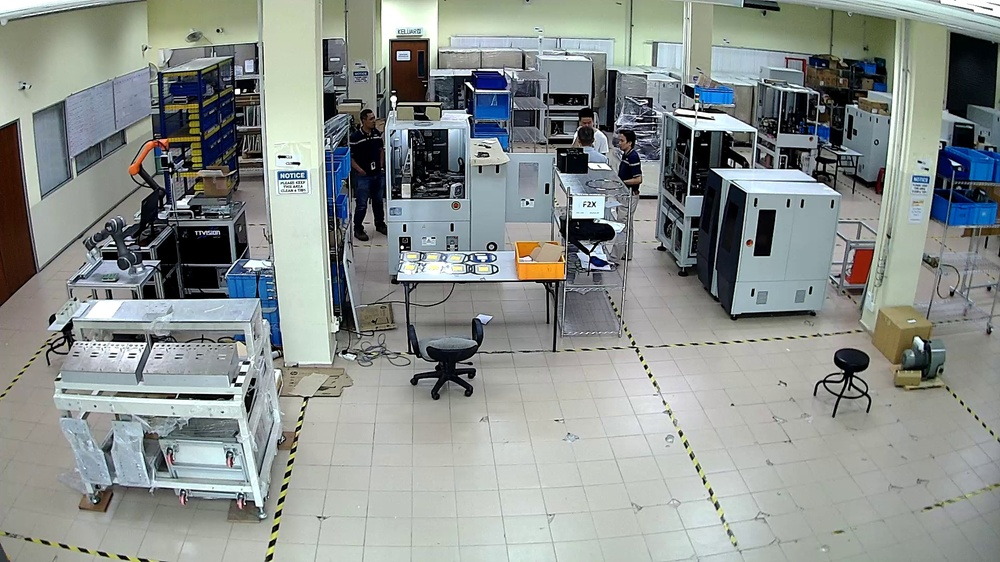
#> input picture dataset/Image.106.jpg, 1000 x 562 px, shrunk from 1920 x 1080 before the run, given in place of the camera
$ python Face_recognizer.py
#> lines starting #> are read from the running program, lines starting #| are printed output that depends on the picture
import cv2
import numpy as np
import sqlite3
import os
from PIL import Image

# Create database
conn = sqlite3.connect('database.db')
c = conn.cursor()
sql = """
DROP TABLE IF EXISTS users;
CREATE TABLE users (
           id integer unique primary key autoincrement,
           name text
);
"""

c.executescript(sql)
conn.commit()
conn.close()


# Record faces
conn = sqlite3.connect('database.db')

if not os.path.exists('./dataset'):
    os.makedirs('./dataset')

c = conn.cursor()
face_cascade = cv2.CascadeClassifier('haarcascade_frontalface_default.xml')
cap = cv2.VideoCapture(0)
uname = input("Enter your name: ")
#> the answer given: Image.106.jpg
c.execute('INSERT INTO users (name) VALUES (?)', (uname,))
uid = c.lastrowid
sampleNum = 0


while True:
  ret, img = cap.read()
#> img is the input picture: shape (562, 1000, 3); mean B, G, R 141.9, 144.9, 138.9
  gray = cv2.cvtColor(img, cv2.COLOR_BGR2GRAY)
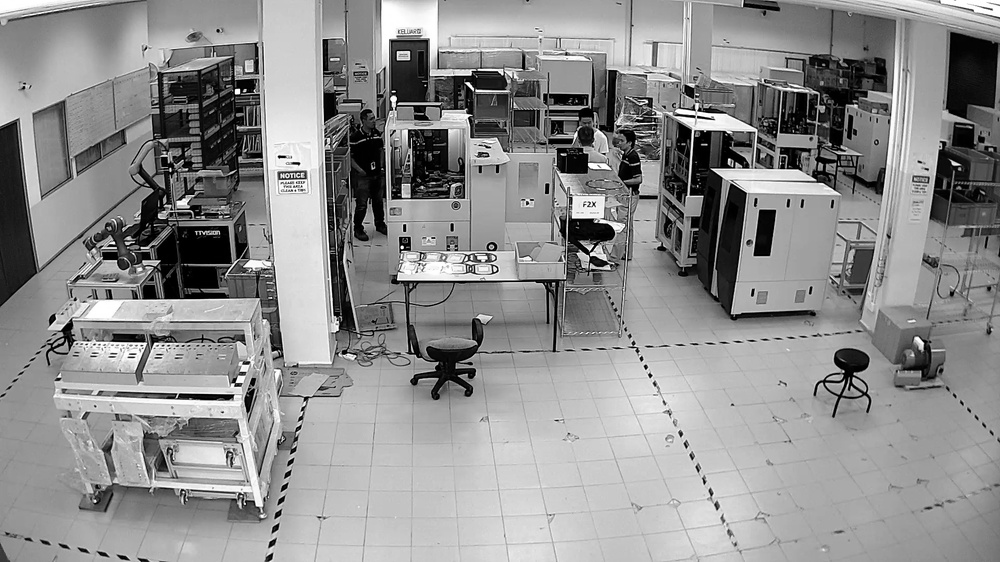
#> gray: shape (562, 1000); min 0, max 255, mean 142.8
  faces = face_cascade.detectMultiScale(gray, 1.3, 5)
#> faces = ()

  for (x,y,w,h) in faces:
    sampleNum = sampleNum+1
    cv2.imwrite("dataset/User."+str(uid)+"."+str(sampleNum)+".jpg",gray[y:y+h,x:x+w])
    cv2.rectangle(img, (x,y), (x+w, y+h), (255,0,0), 2)
    cv2.waitKey(100)
#> this loop made 0 passes
#> after the loop, sampleNum = 0

  cv2.imshow('img',img)
  cv2.waitKey(1)

  if sampleNum > 100:
    break

cap.release()
conn.commit()
conn.close()
cv2.destroyAllWindows()

# Train recognizer
recognizer = cv2.face_LBPHFaceRecognizer.create()
path = 'dataset'

if not os.path.exists('./recognizer'):
    os.makedirs('./recognizer')


def getImagesWithID(path):
  imagePaths = [os.path.join(path,f) for f in os.listdir(path)]
  faces = []
  IDs = []

  for imagePath in imagePaths:
    faceImg = Image.open(imagePath).convert('L')
    faceNp = np.array(faceImg,'uint8')
    ID = int(os.path.split(imagePath)[-1].split('.')[1])
    faces.append(faceNp)
    IDs.append(ID)
    cv2.imshow("training",faceNp)
    cv2.waitKey(10)
  return np.array(IDs), faces

Ids, faces = getImagesWithID(path)
recognizer.train(faces,Ids)
recognizer.save('recognizer/trainingData.yml')
cv2.destroyAllWindows()

# Detector
conn = sqlite3.connect('database.db')
c = conn.cursor()
fname = "recognizer/trainingData.yml"

if not os.path.isfile(fname):
  print("Please train the data first")
  exit(0)

face_cascade = cv2.CascadeClassifier('haarcascade_frontalface_default.xml')
cap = cv2.VideoCapture(0)
recognizer = cv2.face_LBPHFaceRecognizer.create()
recognizer.read(fname)


while True:
  ret, img = cap.read()
  gray = cv2.cvtColor(img, cv2.COLOR_BGR2GRAY)
  faces = face_cascade.detectMultiScale(gray, 1.3, 5)

  for (x,y,w,h) in faces:
    cv2.rectangle(img,(x,y),(x+w,y+h),(0,255,0),3)
    ids,conf = recognizer.predict(gray[y:y+h,x:x+w])
    c.execute("select name from users where id = (?);", (ids,))
    result = c.fetchall()
    name = result[0][0]

    if conf < 50:
      cv2.putText(img, name, (x+2,y+h-5), cv2.FONT_HERSHEY_SIMPLEX, 1, (150,255,0),2)
    else:
      cv2.putText(img, 'No Match', (x+2,y+h-5), cv2.FONT_HERSHEY_SIMPLEX, 1, (0,0,255),2)

  cv2.imshow('Face Recognizer',img)

  if cv2.waitKey(1) & 0xff == ord('q'):
    break


cap.release()
cv2.destroyAllWindows()

$ run again, on dataset/Image.107.jpg
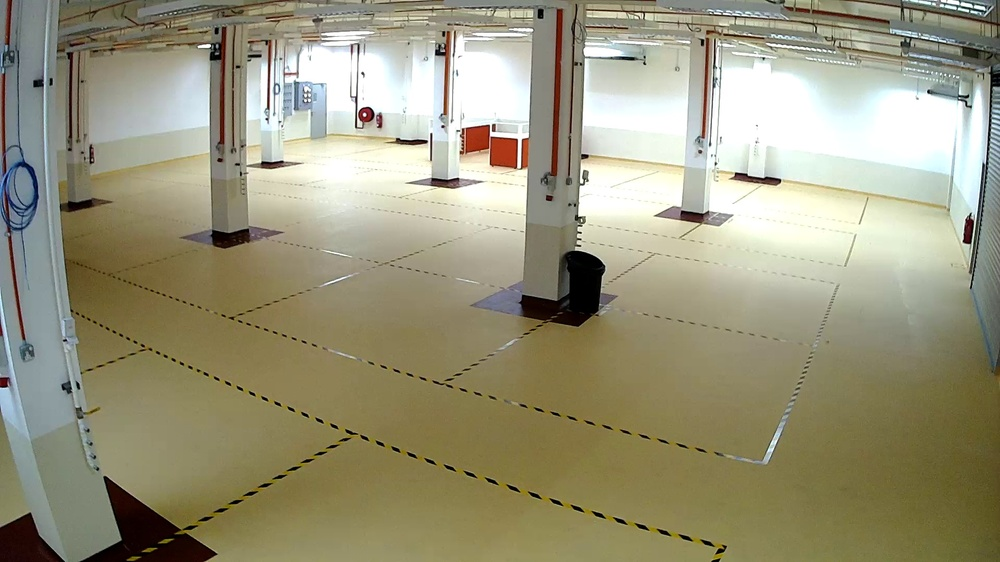
#> input picture dataset/Image.107.jpg, 1000 x 562 px, shrunk from 1920 x 1080 before the run, given in place of the camera
#> img is the input picture: shape (562, 1000, 3); mean B, G, R 124, 149.9, 153.7
#> `gray = cv2.cvtColor(img, cv2.COLOR_BGR2GRAY)`:
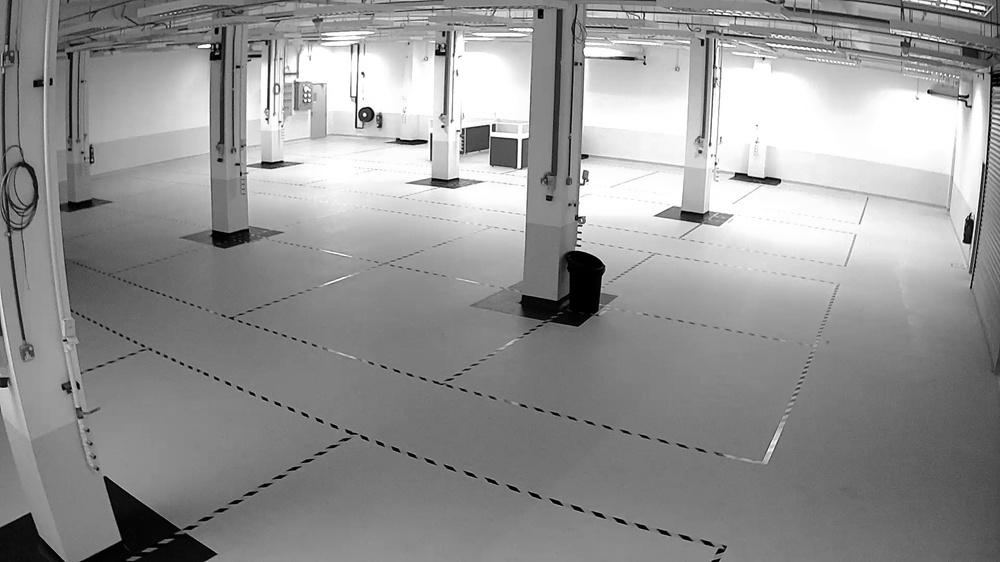
#> gray: shape (562, 1000); min 0, max 255, mean 148.1
#> faces = ()
#> after the loop `for (x,y,w,h) in faces:`: sampleNum = 0

$ run again, on dataset/Image.108.jpg
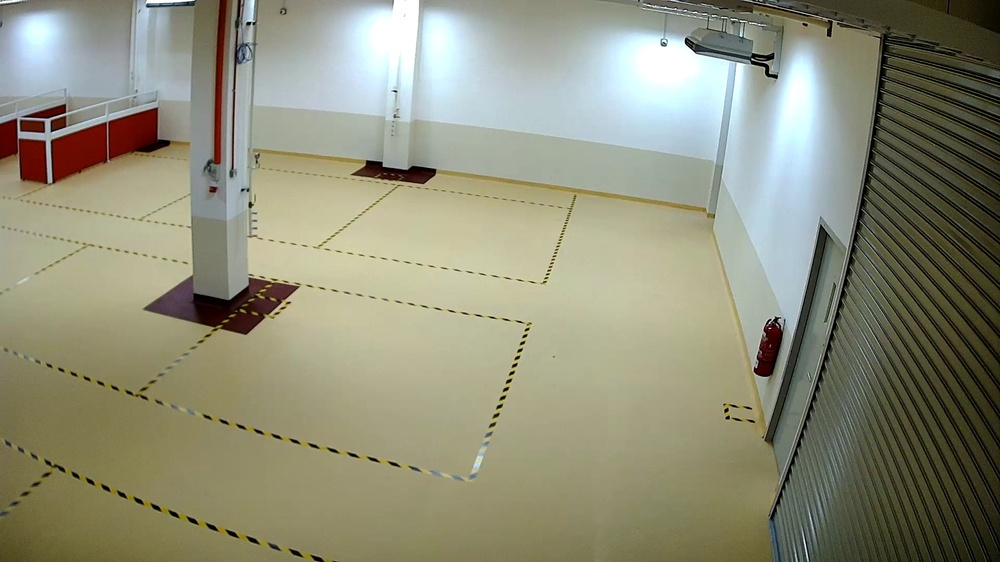
#> input picture dataset/Image.108.jpg, 1000 x 562 px, shrunk from 1920 x 1080 before the run, given in place of the camera
#> img is the input picture: shape (562, 1000, 3); mean B, G, R 121.4, 143, 142.9
#> `gray = cv2.cvtColor(img, cv2.COLOR_BGR2GRAY)`:
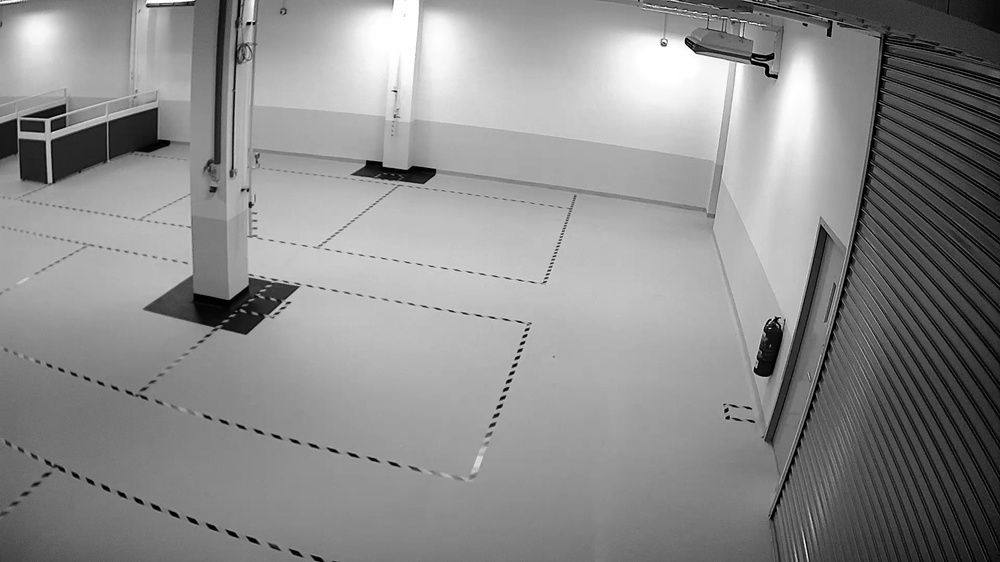
#> gray: shape (562, 1000); min 0, max 255, mean 140.5
#> faces = ()
#> after the loop `for (x,y,w,h) in faces:`: sampleNum = 0

$ run again, on dataset/Image.109.jpg
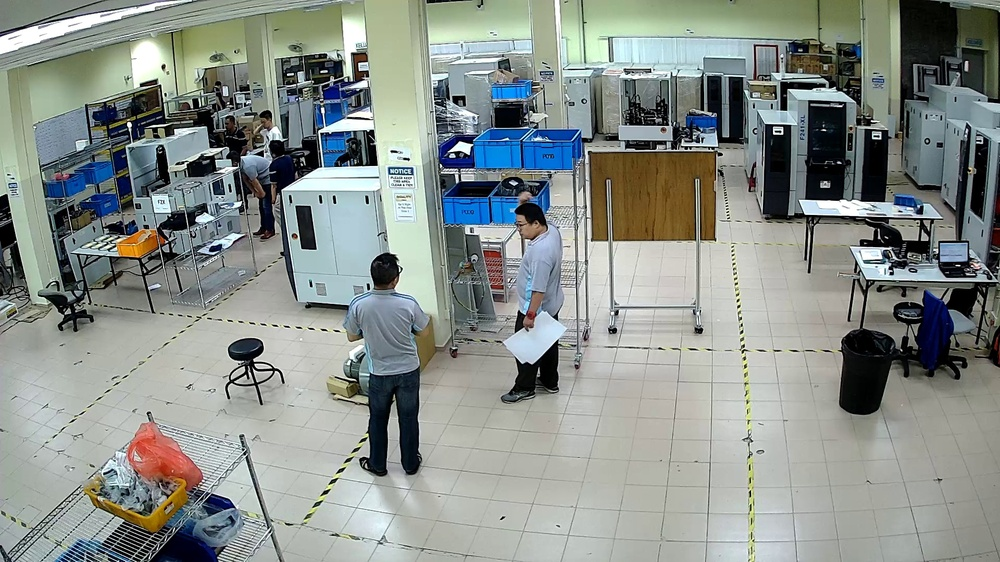
#> input picture dataset/Image.109.jpg, 1000 x 562 px, shrunk from 1920 x 1080 before the run, given in place of the camera
#> img is the input picture: shape (562, 1000, 3); mean B, G, R 139.2, 144.1, 137.4
#> `gray = cv2.cvtColor(img, cv2.COLOR_BGR2GRAY)`:
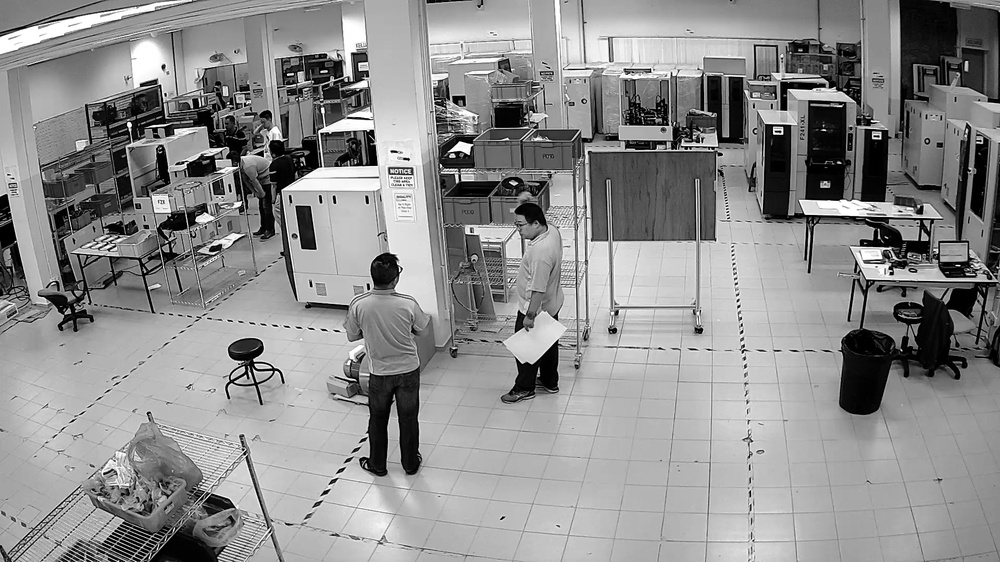
#> gray: shape (562, 1000); min 0, max 255, mean 141.5
#> faces = ()
#> after the loop `for (x,y,w,h) in faces:`: sampleNum = 0
